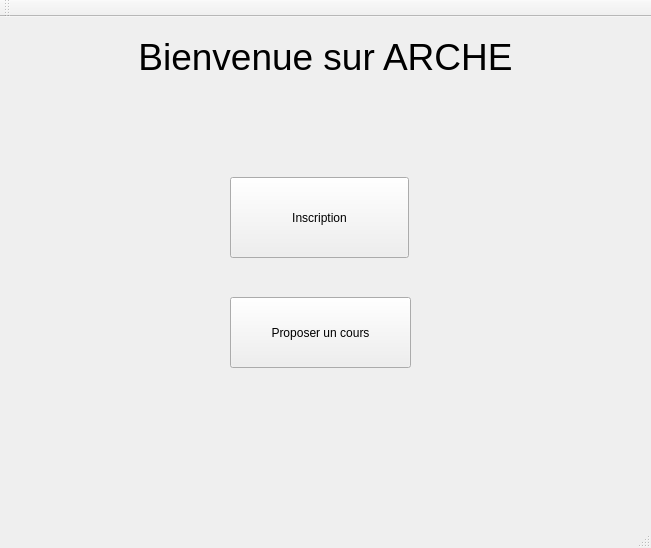
<?xml version="1.0" encoding="UTF-8"?>
<ui version="4.0">
 <class>MainWindow</class>
 <widget class="QMainWindow" name="MainWindow">
  <property name="geometry">
   <rect>
    <x>0</x>
    <y>0</y>
    <width>651</width>
    <height>548</height>
   </rect>
  </property>
  <property name="windowTitle">
   <string>MainWindow</string>
  </property>
  <widget class="QWidget" name="centralWidget">
   <widget class="QLabel" name="label">
    <property name="geometry">
     <rect>
      <x>0</x>
      <y>-10</y>
      <width>651</width>
      <height>101</height>
     </rect>
    </property>
    <property name="text">
     <string>&lt;html&gt;&lt;head/&gt;&lt;body&gt;&lt;p align=&quot;center&quot;&gt;&lt;span style=&quot; font-size:28pt;&quot;&gt;Bienvenue sur ARCHE&lt;/span&gt;&lt;/p&gt;&lt;/body&gt;&lt;/html&gt;</string>
    </property>
   </widget>
   <widget class="QPushButton" name="inscriptionButton">
    <property name="geometry">
     <rect>
      <x>230</x>
      <y>160</y>
      <width>179</width>
      <height>81</height>
     </rect>
    </property>
    <property name="text">
     <string>Inscription</string>
    </property>
    <property name="iconSize">
     <size>
      <width>16</width>
      <height>16</height>
     </size>
    </property>
   </widget>
   <widget class="QPushButton" name="connexionButton">
    <property name="geometry">
     <rect>
      <x>230</x>
      <y>280</y>
      <width>181</width>
      <height>71</height>
     </rect>
    </property>
    <property name="text">
     <string>Proposer un cours</string>
    </property>
   </widget>
  </widget>
  <widget class="QMenuBar" name="menuBar">
   <property name="geometry">
    <rect>
     <x>0</x>
     <y>0</y>
     <width>651</width>
     <height>22</height>
    </rect>
   </property>
  </widget>
  <widget class="QToolBar" name="mainToolBar">
   <attribute name="toolBarArea">
    <enum>TopToolBarArea</enum>
   </attribute>
   <attribute name="toolBarBreak">
    <bool>false</bool>
   </attribute>
  </widget>
  <widget class="QStatusBar" name="statusBar"/>
  <action name="actionAdministrateur">
   <property name="text">
    <string>Administrateur</string>
   </property>
  </action>
 </widget>
 <layoutdefault spacing="6" margin="11"/>
 <resources/>
 <connections/>
</ui>
